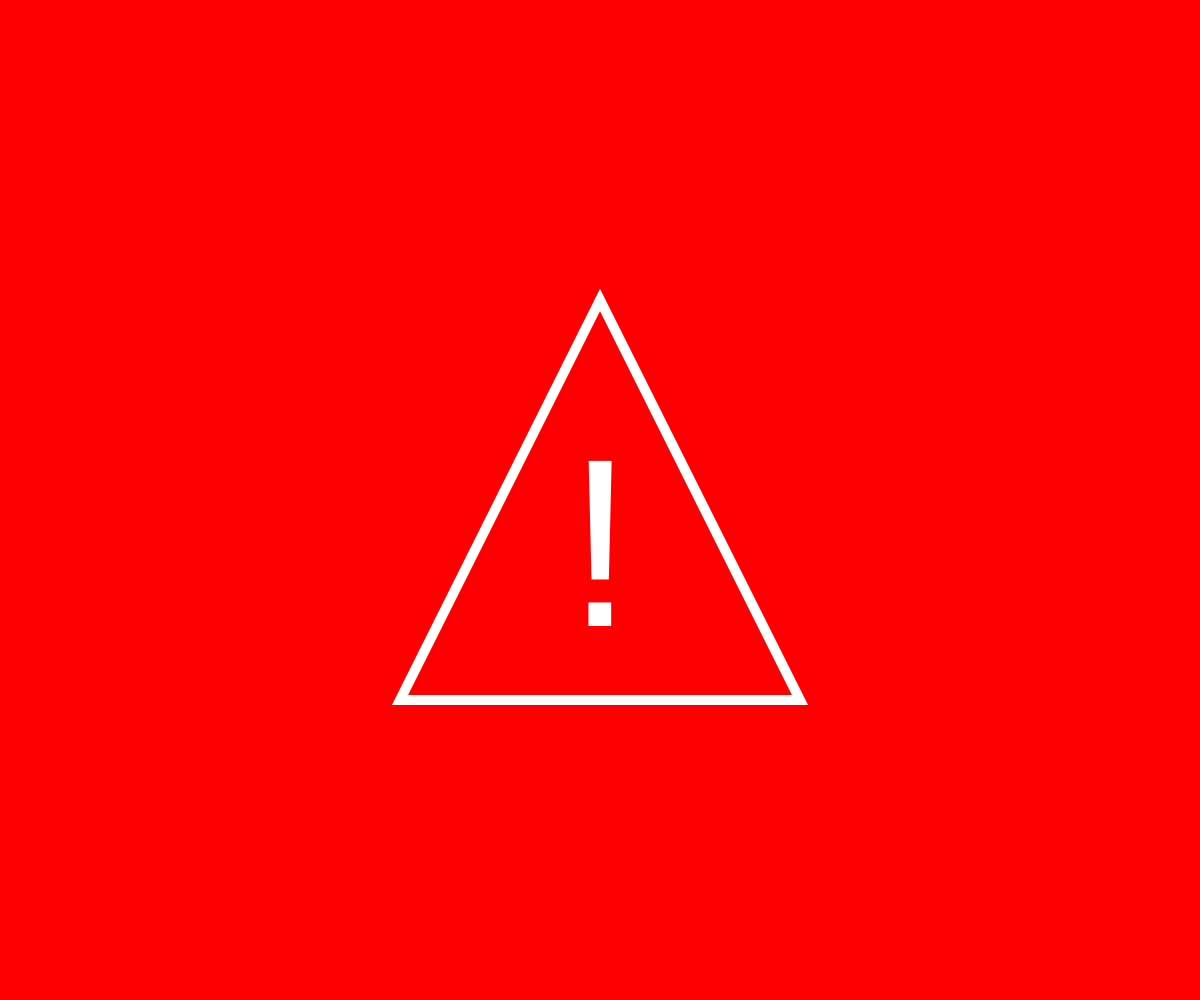
Frame 1 (no input)
Frame 60 (no input): identical to frame 1, image omitted
Frame 120 (the mouse pressed at the canvas centre since frame 60): identical to frame 1, image omitted

The p5.js sketch that drew this single still picture (run headless with seeded random() and noise() and a simulated clock; from frame 60 on, the mouse is pressed at the canvas centre):

// p5.js sketch
// ── sketch.js
function setup() {
  createCanvas(windowWidth, windowHeight);
}

function draw() {
  // 警報閃爍邏輯：每 30 幀切換一次紅色深淺
  if (frameCount % 60 < 30) {
    background(255, 0, 0); // 亮紅
  } else {
    background(100, 0, 0); // 深紅
  }

  let s = min(width, height) * 0.2; // 根據螢幕大小決定三角形尺寸

  // 繪製白色空心三角形
  stroke(255);
  strokeWeight(10);
  noFill();
  triangle(
    width / 2, height / 2 - s,          // 頂點
    width / 2 - s, height / 2 + s,      // 左下角
    width / 2 + s, height / 2 + s       // 右下角
  );

  // 繪製三角形中間的驚嘆號
  noStroke();
  fill(255);
  textAlign(CENTER, CENTER);
  textSize(s * 1.2);
  text('!', width / 2, height / 2 + s * 0.3);
}

function windowResized() {
  resizeCanvas(windowWidth, windowHeight);
}
